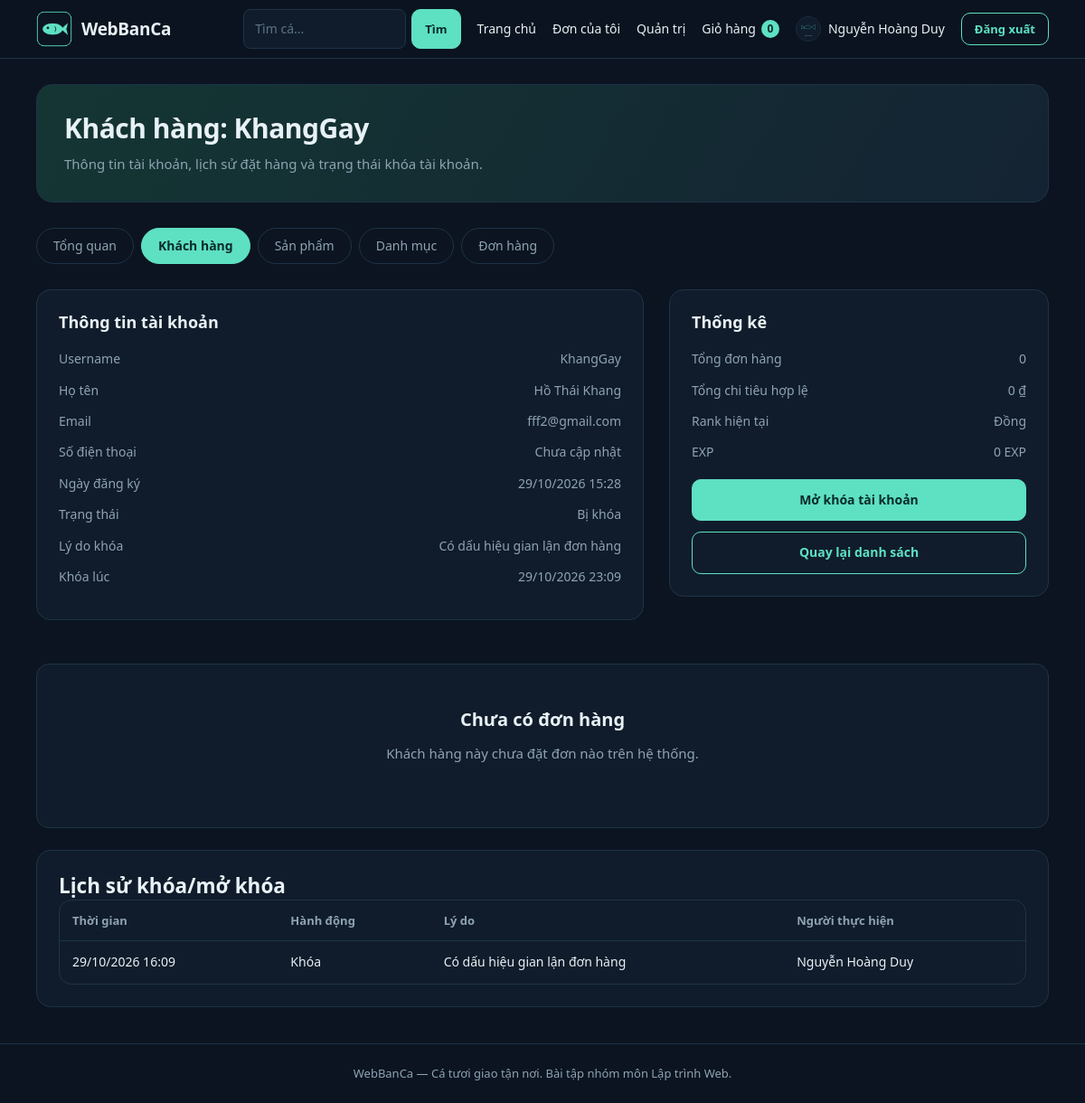
/admin/customer_detail.php?id=2 (signed in), run on the app's committed database.
### tables this page shows
CREATE TABLE `users` (
  `id` int(10) UNSIGNED NOT NULL,
  `username` varchar(50) NOT NULL,
  `password` varchar(255) NOT NULL COMMENT 'Chuỗi băm từ password_hash()',
  `fullname` varchar(100) NOT NULL,
  `email` varchar(254) DEFAULT NULL,
  `security_question` varchar(40) DEFAULT NULL,
  `security_answer_hash` varchar(255) DEFAULT NULL,
  `phone` varchar(20) NOT NULL,
  `address` varchar(255) NOT NULL DEFAULT '',
  `avatar` varchar(255) DEFAULT NULL,
  `role` enum('customer','admin') NOT NULL DEFAULT 'customer',
  `account_status` enum('active','locked') NOT NULL DEFAULT 'active',
  `locked_reason` varchar(64) DEFAULT NULL,
  `locked_note` text DEFAULT NULL,
  `locked_at` datetime DEFAULT NULL,
  `locked_by_admin_id` int(10) UNSIGNED DEFAULT NULL,
  `created_at` timestamp NOT NULL DEFAULT current_timestamp()
);

CREATE TABLE `user_account_lock_history` (
  `id` int(10) UNSIGNED NOT NULL,
  `user_id` int(10) UNSIGNED NOT NULL,
  `action` enum('lock','unlock') NOT NULL,
  `reason` varchar(64) DEFAULT NULL,
  `note` text DEFAULT NULL,
  `performed_by_admin_id` int(10) UNSIGNED NOT NULL,
  `created_at` timestamp NOT NULL DEFAULT current_timestamp()
);

### includes/functions.php (called while the page is built, shortened)
<?php
function e($s): string { return htmlspecialchars((string)$s, ENT_QUOTES, 'UTF-8'); }
function money($v): string { return number_format((float)$v, 0, ',', '.') . ' ₫'; }
function url(string $path = ''): string { return BASE_URL . ltrim($path, '/'); }
function customer_rank(int $exp): array {
    $current = CUSTOMER_RANKS[0];
    foreach (CUSTOMER_RANKS as $index => $rank) {
        if ($exp >= $rank['min']) $current = $rank;
        if ($rank['code'] === $current['code']) {
            $currentIndex = $index;
        }
    }
    return ['current' => $current, 'next' => CUSTOMER_RANKS[$currentIndex + 1] ?? null];
}
function file_url(?string $rel, string $fallback = 'assets/images/no-image.svg'): string {
    $rel = (string)$rel;
    return url($fallback);
}
function cart_count(int $userId): int {
    $st = db()->prepare('SELECT COALESCE(SUM(ci.quantity),0) FROM cart c JOIN cart_items ci ON ci.cart_id = c.id WHERE c.user_id = ?');
    $st->execute([$userId]);
    return (int)$st->fetchColumn();
}

### config/database.php (called while the page is built, shortened)
<?php
function db(): PDO
{
    static $pdo = null;
    if ($pdo === null) {
        try {
            $pdo = new PDO(
                'mysql:host=' . DB_HOST . ';dbname=' . DB_NAME . ';charset=utf8mb4',
                DB_USER,
                DB_PASS,
                [
                    PDO::ATTR_ERRMODE => PDO::ERRMODE_EXCEPTION,
                    PDO::ATTR_DEFAULT_FETCH_MODE => PDO::FETCH_ASSOC,
                    PDO::ATTR_EMULATE_PREPARES => false,
                ]
            );
        } catch (PDOException $e) {
            http_response_code(500);
            exit('Không kết nối được MySQL. Hãy bật MySQL trong XAMPP, nhập file database/WebBanCa.sql và kiểm tra config/database.php.');
        }
    }
    return $pdo;
}

### includes/auth.php (called while the page is built, shortened)
<?php
require_once __DIR__ . '/../config/database.php';
require_once __DIR__ . '/functions.php';
function current_user(): ?array {
    static $user = false;
    if ($user === false) {
        $user = null;
        if (!empty($_SESSION['user_id'])) {
            $st = db()->prepare(
                'SELECT id, username, fullname, phone, address, avatar, role, account_status FROM users WHERE id = ?'
            );
            $st->execute([(int)$_SESSION['user_id']]);
            $user = $st->fetch() ?: null;
        }
    }
    return $user;
}
function account_status_label(string $status): string {
    return $status === 'locked' ? 'Bị khóa' : 'Hoạt động';
}
function requireLogin(): array {
    $u = current_user();
    return $u;
}
function requireAdmin(): array {
    $u = requireLogin();
    return $u;
}

### admin/customer_detail.php (the view, shortened to what this page needs)
<?php
require_once __DIR__ . '/../includes/auth.php';
requireAdmin();
$id = (int)($_GET['id'] ?? 0);
$customerSt = db()->prepare(
    'SELECT u.*, COALESCE(cr.total_exp, 0) AS total_exp, COALESCE(cr.total_eligible_spend, 0) AS total_eligible_spend,
            COALESCE(cr.spend_remainder, 0) AS spend_remainder, COALESCE(cr.current_rank, "dong") AS current_rank,
            COALESCE(cr.last_rank_up_at, NULL) AS last_rank_up_at
     FROM users u
     LEFT JOIN customer_ranks cr ON cr.user_id = u.id
     WHERE u.id = ? AND u.role = ?'
);
$customerSt->execute([$id, 'customer']);
$customer = $customerSt->fetch();
$ordersSt = db()->prepare('SELECT id, created_at, total, status, payment_status FROM orders WHERE user_id = ? ORDER BY id DESC');
$ordersSt->execute([$id]);
$orders = $ordersSt->fetchAll();
$totalOrders = count($orders);
$totalSpend = 0;
$rankSummary = null;
if (!empty($customer['total_exp']) || !empty($customer['current_rank'])) {
    $rankSummary = customer_rank((int)$customer['total_exp']);
}
$historySt = db()->prepare('SELECT h.*, a.fullname AS admin_name FROM user_account_lock_history h LEFT JOIN users a ON a.id = h.performed_by_admin_id WHERE h.user_id = ? ORDER BY h.created_at DESC LIMIT 20');
$historySt->execute([$id]);
$history = $historySt->fetchAll();
include __DIR__ . '/../includes/header.php';
?>
<section class="page-intro">
  <h1>Khách hàng: <?= e($customer['username']) ?></h1>
  <p>Thông tin tài khoản, lịch sử đặt hàng và trạng thái khóa tài khoản.</p>
</section>
<?php include __DIR__ . '/../includes/admin_nav.php'; ?>
<div class="cart">
  <section class="card">
    <h2>Thông tin tài khoản</h2>
    <div class="sum"><span>Username</span><span><?= e($customer['username']) ?></span></div>
    <div class="sum"><span>Họ tên</span><span><?= e($customer['fullname']) ?></span></div>
    <div class="sum"><span>Email</span><span><?= e($customer['email'] ?: 'Chưa cập nhật') ?></span></div>
    <div class="sum"><span>Số điện thoại</span><span><?= e($customer['phone'] ?: 'Chưa cập nhật') ?></span></div>
    <div class="sum"><span>Ngày đăng ký</span><span><?= e(date('d/m/Y H:i', strtotime($customer['created_at']))) ?></span></div>
    <div class="sum"><span>Trạng thái</span><span><?= e(account_status_label((string)($customer['account_status'] ?? 'active'))) ?></span></div>
    <?php if (($customer['account_status'] ?? 'active') === 'locked'): ?>
      <div class="sum"><span>Lý do khóa</span><span><?= e($customer['locked_reason'] ?: 'Không có dữ liệu') ?></span></div>
      <div class="sum"><span>Khóa lúc</span><span><?= e($customer['locked_at'] ? date('d/m/Y H:i', strtotime($customer['locked_at'])) : '—') ?></span></div>
    <?php endif; ?>
  </section>
  <aside class="order-summary">
    <h2>Thống kê</h2>
    <div class="sum"><span>Tổng đơn hàng</span><span><?= (int)$totalOrders ?></span></div>
    <div class="sum"><span>Tổng chi tiêu hợp lệ</span><span><?= money($totalSpend) ?></span></div>
    <?php if ($rankSummary): ?>
      <div class="sum"><span>Rank hiện tại</span><span><?= e($rankSummary['current']['name']) ?></span></div>
      <div class="sum"><span>EXP</span><span><?= number_format((int)$customer['total_exp'], 0, ',', '.') ?> EXP</span></div>
    <?php endif; ?>
    <div style="margin-top:18px;">
      <?php if (($customer['account_status'] ?? 'active') === 'active'): ?>
        <form method="post" action="<?= url('actions/lock_user.php') ?>" data-confirm="Khóa tài khoản <?= e($customer['username']) ?>?">
          <?= csrf_field() ?>
          <input type="hidden" name="user_id" value="<?= (int)$customer['id'] ?>">
          <div class="field">
            <label for="reason">Lý do khóa</label>
            <select id="reason" name="reason" required>
              <option value="">-- Chọn lý do --</option>
              <option value="payment_fraud">Có dấu hiệu gian lận thanh toán</option>
              <option value="order_fraud">Có dấu hiệu gian lận đơn hàng</option>
              <option value="abuse">Lạm dụng hệ thống hoặc vi phạm quy định</option>
              <option value="other">Lý do khác</option>
            </select>
          </div>
          <div class="field">
            <label for="note">Ghi chú bổ sung</label>
            <textarea id="note" name="note" placeholder="Nhập mô tả chi tiết nếu cần..."></textarea>
          </div>
          <button class="btn danger block" type="submit">Khóa tài khoản</button>
        </form>
      <?php else: ?>
        <form method="post" action="<?= url('actions/unlock_user.php') ?>" data-confirm="Mở khóa tài khoản <?= e($customer['username']) ?>?">
          <button class="btn block" type="submit">Mở khóa tài khoản</button>
        </form>
      <?php endif; ?>
      <a class="btn ghost block" style="margin-top:12px" href="<?= url('admin/customers.php') ?>">Quay lại danh sách</a>
    </div>
  </aside>
</div>
<?php if ($orders): ?>
  <section class="card" style="margin-top:24px;">
    <h2>Lịch sử đơn hàng</h2>
    <div class="table-wrap">
      <table>
        <thead>
          <tr>
            <th>Mã đơn</th>
            <th>Ngày tạo</th>
            <th class="num">Tổng tiền</th>
            <th>Trạng thái đơn</th>
            <th>Thanh toán</th>
          </tr>
        </thead>
        <tbody>
          <?php foreach ($orders as $order): ?>
            <tr>
              <td>#<?= (int)$order['id'] ?></td>
              <td><?= e(date('d/m/Y H:i', strtotime($order['created_at']))) ?></td>
              <td class="num"><?= money((float)$order['total']) ?></td>
              <td><span class="tag <?= e($order['status']) ?>"><?= e(ORDER_STATUS[$order['status']]) ?></span></td>
              <td><span class="tag <?= e($order['payment_status']) ?>"><?= e(PAYMENT_STATUS[$order['payment_status']]) ?></span></td>
            </tr>
          <?php endforeach; ?>
        </tbody>
      </table>
    </div>
  </section>
<?php else: ?>
  <div class="empty" style="margin-top:24px;">
    <h2>Chưa có đơn hàng</h2>
    <p>Khách hàng này chưa đặt đơn nào trên hệ thống.</p>
  </div>
<?php endif; ?>
<?php if ($history): ?>
  <section class="card" style="margin-top:24px;">
    <h2>Lịch sử khóa/mở khóa</h2>
    <div class="table-wrap">
      <table>
        <thead>
          <tr>
            <th>Thời gian</th>
            <th>Hành động</th>
            <th>Lý do</th>
            <th>Người thực hiện</th>
          </tr>
        </thead>
        <tbody>
          <?php foreach ($history as $log): ?>
            <tr>
              <td><?= e(date('d/m/Y H:i', strtotime($log['created_at']))) ?></td>
              <td><?= e($log['action'] === 'lock' ? 'Khóa' : 'Mở khóa') ?></td>
              <td><?= e($log['reason'] ?: '—') ?></td>
              <td><?= e($log['admin_name'] ?: '—') ?></td>
            </tr>
          <?php endforeach; ?>
        </tbody>
      </table>
    </div>
  </section>
<?php endif; ?>
<?php include __DIR__ . '/../includes/footer.php'; ?>

### includes/navbar.php (shortened to what this page needs)
<?php
$u = current_user();
$q = $_GET['q'] ?? '';
?>
<header class="topbar">
  <div class="wrap bar">
    <a class="brand" href="<?= url('index.php') ?>">
      <img src="<?= url('assets/images/logo.png') ?>" alt="" width="40" height="40">
      <span>WebBanCa</span>
    </a>
    <nav id="nav-main" class="nav">
      <form class="nav-search" action="<?= url('index.php') ?>" method="get" role="search">
        <input type="search" name="q" value="<?= e($q) ?>" placeholder="Tìm cá..." aria-label="Tìm cá">
        <button class="btn sm" type="submit">Tìm</button>
      </form>
      <a href="<?= url('index.php') ?>">Trang chủ</a>
      <a href="<?= url('purchase_history.php') ?>">Đơn của tôi</a>
      <?php if ($u && $u['role'] === 'admin'): ?><a href="<?= url('admin/index.php') ?>">Quản trị</a><?php endif; ?>
      <a class="cart-link" href="<?= url('cart.php') ?>">Giỏ hàng <span id="cart-badge" class="badge-n"><?= $u ? cart_count((int)$u['id']) : 0 ?></span></a>
      <?php if ($u): ?>
        <a class="user-chip" href="<?= url('profile.php') ?>">
          <img src="<?= e(file_url($u['avatar'], 'assets/images/no-image.svg')) ?>" alt="" width="28" height="28">
          <?= e($u['fullname']) ?>
        </a>
        <form action="<?= url('logout.php') ?>" method="post"><?= csrf_field() ?><button class="btn ghost sm" type="submit">Đăng xuất</button></form>
      <?php else: ?>
        <a class="btn sm" href="<?= url('login.php') ?>">Đăng nhập</a>
      <?php endif; ?>
    </nav>
  </div>
</header>

### assets/css/style.css (style rules this page uses)
:root { --bg:#0b1420; --card:#101c2b; --line:#1f3347; --ink:#e8f1f5; --mute:#8fa3b3; --teal:#5ee0c3; --r:14px; --danger:#ff8b91; --warn:#ffc857; --pink:#ff7496; }
* { box-sizing:border-box; margin:0; padding:0; }
html { scroll-behavior:smooth; }
body { background:var(--bg); color:var(--ink); font-family:"Segoe UI",Roboto,Arial,sans-serif; font-size:15px; line-height:1.6; min-height:100vh; display:flex; flex-direction:column; }
img { max-width:100%; display:block; }
a { color:inherit; text-decoration:none; }
h1,h2,h3 { line-height:1.3; }
.wrap { width:100%; max-width:1160px; margin:0 auto; padding:0 20px; }
.topbar { position:sticky; top:0; z-index:20; background:#0b1420ee; backdrop-filter:blur(8px); border-bottom:1px solid var(--line); }
.bar { display:flex; align-items:center; gap:20px; min-height:64px; }
.brand { display:flex; align-items:center; gap:10px; font-size:19px; font-weight:700; letter-spacing:-.3px; }
.brand img { border-radius:10px; }
.nav { display:flex; align-items:center; gap:18px; margin-left:auto; font-size:14px; }
.nav-search { display:flex; gap:6px; }
.nav-search input { width:180px; }
.cart-link { display:inline-flex; align-items:center; gap:6px; }
.badge-n { min-width:20px; padding:0 6px; border-radius:20px; background:var(--teal); color:#092c28; font-size:12px; font-weight:700; text-align:center; }
.user-chip { display:inline-flex; align-items:center; gap:8px; }
.user-chip img { width:28px; height:28px; border-radius:50%; object-fit:cover; border:1px solid var(--line); }
.btn { display:inline-flex; align-items:center; justify-content:center; gap:6px; padding:11px 20px; border:1px solid var(--teal); border-radius:10px; background:var(--teal); color:#092c28; font:inherit; font-size:14px; font-weight:600; cursor:pointer; transition:transform .15s, background .15s, color .15s; }
.btn.ghost { background:transparent; color:var(--teal); }
.btn.sm { padding:7px 14px; font-size:13px; }
.btn.block { width:100%; }
.in, input[type=text], input[type=email], input[type=password], input[type=search], input[type=number], input[type=file], select, textarea { background:var(--card); color:var(--ink); border:1px solid var(--line); border-radius:8px; padding:10px 12px; font:inherit; font-size:14px; max-width:100%; }
input::placeholder, textarea::placeholder { color:#5d7385; }
.page-intro { margin:28px 0; padding:28px 30px; border:1px solid var(--line); border-radius:18px; background:linear-gradient(120deg,#143633,#142333); }
.page-intro h1 { font-size:30px; letter-spacing:-.5px; margin-bottom:8px; }
.page-intro p { color:var(--mute); line-height:1.7; }
.card { background:var(--card); border:1px solid var(--line); border-radius:16px; padding:24px; }
.empty { text-align:center; padding:48px 20px; background:var(--card); border:1px solid var(--line); border-radius:14px; }
.empty h2 { font-size:20px; }
.empty p { color:var(--mute); margin:12px 0 22px; }
.cart { display:grid; grid-template-columns:minmax(0,1.6fr) minmax(0,1fr); gap:28px; align-items:start; margin:28px 0 48px; }
.cart h2 { font-size:18px; margin-bottom:18px; }
.order-summary { background:var(--card); border:1px solid var(--line); border-radius:16px; padding:24px; position:sticky; top:84px; }
.sum { display:flex; justify-content:space-between; gap:16px; font-size:14px; color:var(--mute); margin-bottom:12px; }
.table-wrap { overflow-x:auto; border:1px solid var(--line); border-radius:14px; background:var(--card); }
table { width:100%; border-collapse:collapse; font-size:14px; }
th, td { padding:12px 14px; text-align:left; border-bottom:1px solid var(--line); vertical-align:middle; }
th { color:var(--mute); font-weight:600; font-size:13px; white-space:nowrap; }
tr:last-child td { border-bottom:0; }

### data on the page
users: fullname "Nguyễn Hoàng Duy"
users: username "KhangGay", fullname "Hồ Thái Khang", email "fff2@gmail.com", phone "Chưa cập nhật", created_at "29/10/2026 15:28", account_status "Bị khóa", locked_reason "Có dấu hiệu gian lận đơn hàng", locked_at "29/10/2026 23:09"
user_account_lock_history: created_at "29/10/2026 16:09", action "Khóa", reason "Có dấu hiệu gian lận đơn hàng", users.fullname "Nguyễn Hoàng Duy"

### other printed values
cart_count((int)$u['id']) "0"
$label "Tổng quan"
$label "Khách hàng"
$label "Sản phẩm"
$label "Danh mục"
$label "Đơn hàng"
$totalOrders "0"
money($totalSpend) "0 ₫"
$rankSummary['current']['name'] "Đồng"
$customer['total_exp'] "0"
